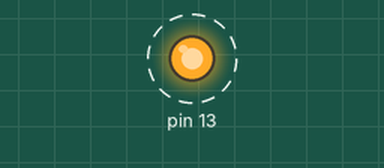
A sketch run on a simulated Arduino Uno, built with avr-gcc and run on an emulated ATmega328P. On the bench: output pins drawn as LEDs (lit = HIGH). Dashed ring = blinking.

Above: at 0.5 s.
Timing chart, 0 to 4.6 s (numbered marks = the images above):
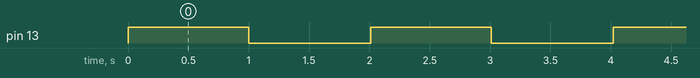

Measured:
- by itself, pin 13: alternates HIGH for 1.0 s and LOW for 1.0 s

The sketch:

FarsBoardLEDTest.ino
```cpp
//--------------------------------------------------------------------------------//
//  Name:
//  Date: 04-10-16
//  Author: Mark Ulletved Povlsen
//
//  Description:
//
//
//-------------------------------------------------------------------------------//

//-------------------------------------------------------------------------------//
// INCLUDES
//-------------------------------------------------------------------------------//

// System Files
#include "stdint.h"

// Arduino Libraries


//-------------------------------------------------------------------------------//
// DEFINES
//-------------------------------------------------------------------------------//
const uint32_t HZ_TO_US_MULTIPLIER = 1000000;
const uint32_t ALIVE_LED_ISR_FREQ_HZ = 1;
const uint32_t ALIVE_LED_ISR_FREQ_US = (uint32_t) (((double) (1/ALIVE_LED_ISR_FREQ_HZ)) * HZ_TO_US_MULTIPLIER);

//-------------------------------------------------------------------------------//
// ENUM DECLARATION
//-------------------------------------------------------------------------------//

//-------------------------------------------------------------------------------//
// STRUCT DECLARATION
//-------------------------------------------------------------------------------//

//-------------------------------------------------------------------------------//
// STATIC VARIABLES
//-------------------------------------------------------------------------------//
//LightController* ptrLightCtrl;
//UARTMessageController* ptrUartMsgCtrl;
//UnitController* ptrUnitCtrl;

//-------------------------------------------------------------------------------//
// FUNCTIONS PROTOTYPES
//-------------------------------------------------------------------------------//

//-------------------------------------------------------------------------------//
// FUNCTIONS
//-------------------------------------------------------------------------------//

void aliveLedISR(void)
{
    static uint8_t ui8Shift = 0;

    if(ui8Shift == 0)
    {
        digitalWrite(13, HIGH);
        ui8Shift = 1;
    }
    else if(ui8Shift == 1)
    {
        digitalWrite(13, LOW);
        ui8Shift = 0;
    }
}

/*********************************************************************************/
// Description:
//
// @param
// @return
/*********************************************************************************/
void setup()
{
    pinMode(13, OUTPUT);

//    // Initialize ALIVE LED timer
//    Timer1.initialize(ALIVE_LED_ISR_FREQ_US);
//    Timer1.attachInterrupt(aliveLedISR);
//
//    // Enable serial printout
//    Serial.begin(UART_BAUD_RATE);

    // Setup the controllers
//    ptrLightCtrl = new LightController(WS2812_DATA_PIN_O);

//    // Unit controller
//    ptrUartMsgCtrl = new UARTMessageController(UART_BAUD_RATE);
//    ptrUnitCtrl = new UnitController(*ptrUartMsgCtrl);

    // Add the controllers
//    initVal = ptrUnitCtrl->addController(*ptrLightCtrl, TargetModule::E_MODULE_LIGHT);

}

/*********************************************************************************/
// Description:
//
// @param
// @return
/*********************************************************************************/
void loop()
{
//    ptrUnitCtrl->run();
    digitalWrite(13, HIGH);
    delay(1000);
    digitalWrite(13, LOW);
    delay(1000);
    delay(10);
}
```
